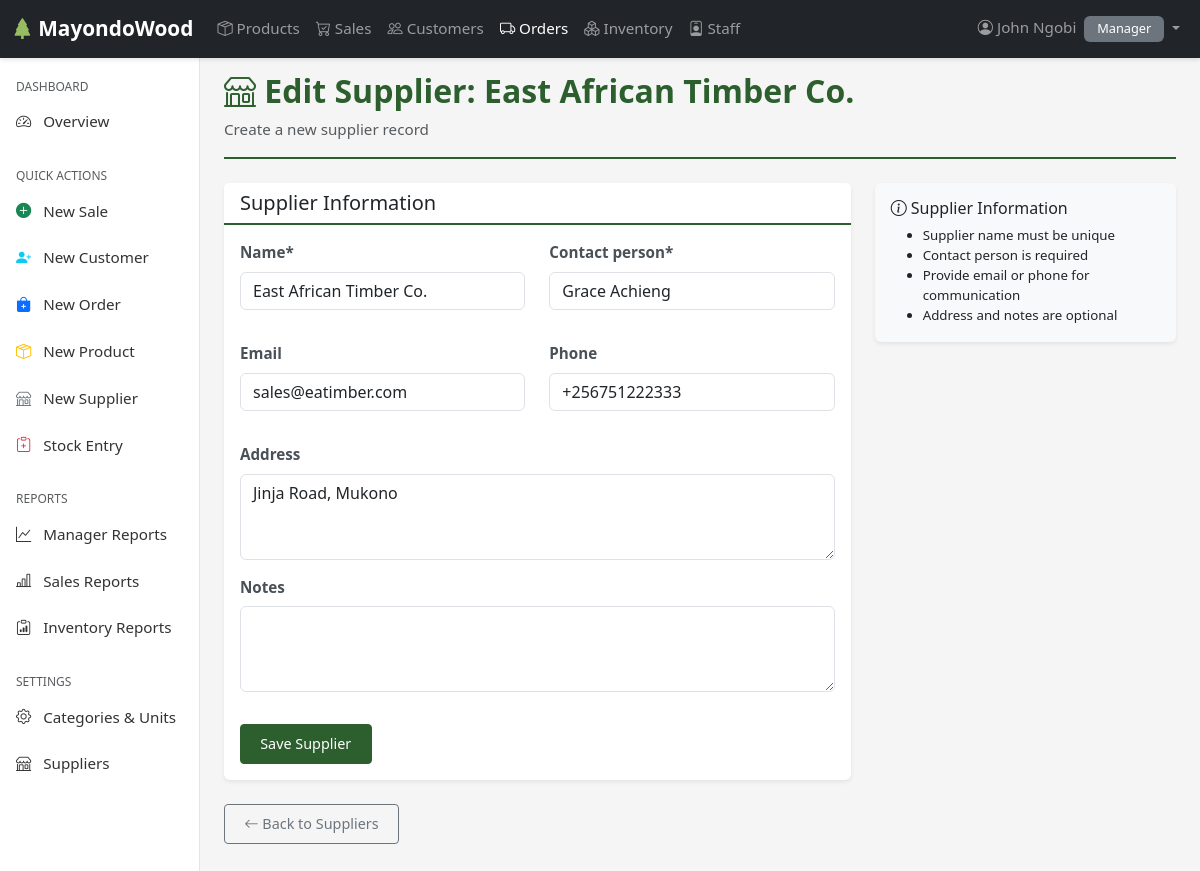
Page /orders/suppliers/2/update/ (signed in) on the committed database.
### users/models.py (models this page shows, shortened)
class Employee(AbstractUser):
    ROLES = [
        ('SALES', 'Sales'),
        ('INVENTORY', 'Inventory'),
        ('MANAGER', 'Manager'),
    ]
    role = models.CharField(max_length=20, choices=ROLES)
    phone = models.CharField(max_length=15, blank=True, null=True)
    address = models.TextField(blank=True, null=True)
    is_active = models.BooleanField(default=True)
    created_at = models.DateTimeField(auto_now_add=True)
    updated_at = models.DateTimeField(auto_now=True)
    class Meta:
        ordering = ['-date_joined']
        verbose_name = 'Employee'
        verbose_name_plural = 'Employees'

### orders/models.py (models this page shows, shortened)
class Supplier(models.Model):
    name = models.CharField(max_length=100, unique=True)
    email = models.EmailField(blank=True)
    phone = models.CharField(max_length=20, blank=True)
    contact_person  = models.CharField(max_length=100)
    address = models.TextField(blank=True)
    notes = models.TextField(blank=True)
    is_active = models.BooleanField(default=True)
    created_at = models.DateTimeField(auto_now_add=True)
    updated_at = models.DateTimeField(auto_now=True)
    class Meta:
        ordering = ['name']

### orders/views.py (the view)
# urls.py: path('suppliers/<int:pk>/update/', views.update_supplier, name='update_supplier'),
@login_required
@user_passes_test(is_inventory_or_manager, login_url='users:login')
def update_supplier(request, pk):
    supplier = get_object_or_404(Supplier, pk=pk)
    if request.method == 'POST':
        form = SupplierForm(request.POST, instance=supplier)
        if form.is_valid():
            form.save()
            messages.success(request, f"Supplier {supplier.name} updated successfully.")
            return redirect('orders:supplier_list')
    else:
        form = SupplierForm(instance=supplier)
    return render(request, 'orders/create_supplier.html', {
        'form': form,
        'supplier': supplier,
        'title': f"Edit Supplier: {supplier.name}",
        'button_label': 'Update Supplier'
    })

### orders/forms.py
class SupplierForm(forms.ModelForm):
    class Meta:
        model = Supplier
        fields = ['name', 'contact_person', 'email', 'phone', 'address', 'notes']
        widgets = {
            'address': forms.Textarea(attrs={'rows': 3}),
            'notes': forms.Textarea(attrs={'rows': 3}),
        }
    def __init__(self, *args, **kwargs):
        super().__init__(*args, **kwargs)
        self.helper = FormHelper()
        self.helper.form_method = 'post'
        self.helper.layout = Layout(
            Row(
                Column('name', css_class='form-group col-md-6 mb-3'),
                Column('contact_person', css_class='form-group col-md-6 mb-3'),
            ),
            Row(
                Column('email', css_class='form-group col-md-6 mb-3'),
                Column('phone', css_class='form-group col-md-6 mb-3'),
            ),
            'address',
            'notes',
            Submit('submit', 'Save Supplier', css_class='btn btn-primary mt-3')
        )

### orders/views.py (called while the page is built)
def is_inventory_or_manager(user):
    return user.is_authenticated and user.role in ['INVENTORY', 'MANAGER']

### orders/templates/orders/create_supplier.html (shortened to what this page needs)
{% extends 'base.html' %}
{% load crispy_forms_tags %}
{% block content %}
<div class="page-header mb-4">
    <h1><i class="bi bi-shop"></i> {{ title|default:"Add Supplier" }}</h1>
    <p class="text-muted mb-0">Create a new supplier record</p>
</div>
<div class="row">
    <div class="col-lg-8">
        <div class="card">
            <div class="card-header">
                <h5 class="mb-0">Supplier Information</h5>
            </div>
            <div class="card-body">
                {% crispy form %}
            </div>
        </div>
        <div class="mt-3">
            <a href="{% url 'orders:supplier_list' %}" class="btn btn-outline-secondary">
                <i class="bi bi-arrow-left"></i> Back to Suppliers
            </a>
        </div>
    </div>
    <div class="col-lg-4">
        <div class="card bg-light">
            <div class="card-body">
                <h6 class="card-title"><i class="bi bi-info-circle"></i> Supplier Information</h6>
                <ul class="small mb-0">
                    <li>Supplier name must be unique</li>
                    <li>Contact person is required</li>
                    <li>Provide email or phone for communication</li>
                    <li>Address and notes are optional</li>
                </ul>
            </div>
        </div>
    </div>
</div>
{% endblock %}

### templates/includes/navbar.html (shortened to what this page needs)
{% load static %}
<nav class="navbar navbar-expand-lg navbar-dark bg-dark fixed-top">
    <div class="container-fluid">
        <a class="navbar-brand" href="{% url 'users:dashboard' %}">
            <i class="bi bi-tree-fill"></i> MayondoWood
        </a>
        <div class="collapse navbar-collapse" id="navbarNav">
            <ul class="navbar-nav me-auto">
                <li class="nav-item">
                    <a class="nav-link {% if request.resolver_match.url_name == 'product_list' %}active{% endif %}"
                       href="{% url 'products:product_list' %}">
                        <i class="bi bi-box-seam"></i> Products
                    </a>
                </li>
                {% if user.role in 'MANAGER,SALES' %}
                <li class="nav-item">
                    <a class="nav-link {% if 'sales' in request.path %}active{% endif %}"
                       href="{% url 'sales:sale_list' %}">
                        <i class="bi bi-cart-check"></i> Sales
                    </a>
                </li>
                <li class="nav-item">
                    <a class="nav-link {% if 'customer' in request.path %}active{% endif %}"
                       href="{% url 'sales:customer_list' %}">
                        <i class="bi bi-people"></i> Customers
                    </a>
                </li>
                {% endif %}
                {% if user.role in 'MANAGER,INVENTORY' %}
                <li class="nav-item">
                    <a class="nav-link {% if 'orders' in request.path %}active{% endif %}"
                       href="{% url 'orders:order_list' %}">
                        <i class="bi bi-truck"></i> Orders
                    </a>
                </li>
                <li class="nav-item">
                    <a class="nav-link {% if 'inventory' in request.path %}active{% endif %}"
                       href="{% url 'inventory:stock_list' %}">
                        <i class="bi bi-boxes"></i> Inventory
                    </a>
                </li>
                {% endif %}
                {% if user.role == 'MANAGER' %}
                <li class="nav-item">
                    <a class="nav-link {% if 'staff' in request.path %}active{% endif %}"
                       href="{% url 'users:staff_list' %}">
                        <i class="bi bi-person-badge"></i> Staff
                    </a>
                </li>
                {% endif %}
            </ul>
            <ul class="navbar-nav">
                <li class="nav-item dropdown">
                    <a class="nav-link dropdown-toggle" href="#" id="userDropdown" role="button"
                       data-bs-toggle="dropdown" aria-expanded="false">
                        <i class="bi bi-person-circle"></i> {{ user.get_full_name|default:user.username }}
                        <span class="badge bg-secondary ms-1">{{ user.get_role_display }}</span>
                    </a>
                </li>
            </ul>
        </div>
    </div>
</nav>

### static/css/styles.css (style rules this page uses)
:root { --primary-color: #2c5f2d; --secondary-color: #97bc62; --dark-color: #1a1a1a; --light-color: #f8f9fa; --danger-color: #dc3545; --warning-color: #ffc107; --success-color: #28a745; --info-color: #17a2b8; }
body { font-family: 'Segoe UI', Tahoma, Geneva, Verdana, sans-serif; font-size: 0.95rem; background-color: #f5f5f5; }
.navbar { box-shadow: 0 2px 4px rgba(0,0,0,.1); }
.navbar-brand { font-weight: 600; font-size: 1.3rem; }
.navbar-brand i { color: var(--secondary-color); }
.card { box-shadow: 0 0.125rem 0.25rem rgba(0, 0, 0, 0.075); border: none; margin-bottom: 1.5rem; transition: transform 0.2s ease; }
.card-header { background-color: white; border-bottom: 2px solid var(--primary-color); font-weight: 600; }
.badge { padding: 0.4rem 0.8rem; font-weight: 500; font-size: 0.8rem; }
.btn { font-size: 0.9rem; padding: 0.5rem 1.2rem; border-radius: 0.25rem; transition: all 0.3s ease; }
.btn-primary { background-color: var(--primary-color); border-color: var(--primary-color); }
.form-label { font-weight: 600; color: #495057; margin-bottom: 0.5rem; }
.page-header { padding-bottom: 1rem; margin-bottom: 1.5rem; margin-top: 3rem; border-bottom: 2px solid var(--primary-color); }
.page-header h1 { color: var(--primary-color); font-weight: 700; font-size: 2rem; }

### rows in the picture
Employee: get_full_name "John Ngobi", role "Manager"
Supplier: name "East African Timber Co.", contact_person "Grace Achieng", email "sales@eatimber.com", phone "+256751222333", address "Jinja Road, Mukono"

### other values in the picture
{{ title|default:"Add Supplier" }} "Edit Supplier: East African Timber Co."
